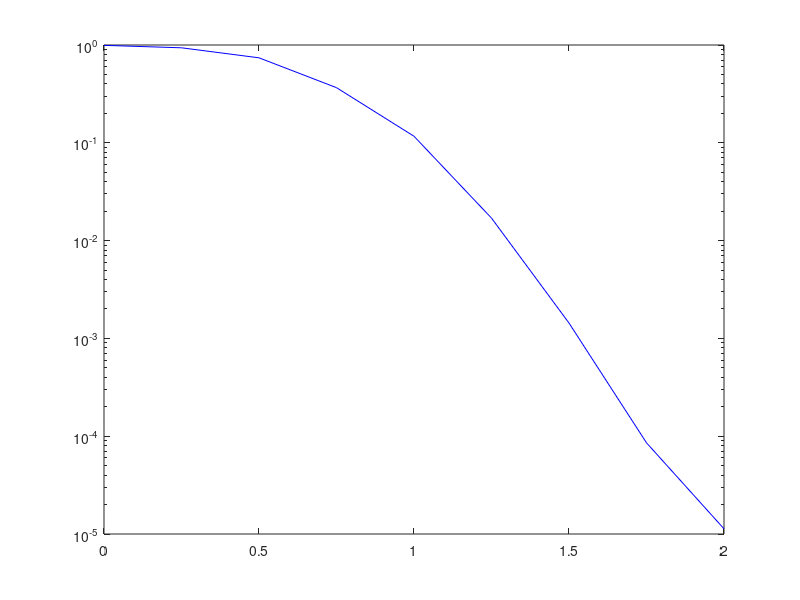

The MATLAB source for this figure: (Note: this script raises an error after producing the figure.)

% 线型	描述	表示的线条
% "-"	实线	
% 
% "--"	虚线	
% 
% ":"	点线	
% 
% "-."	点划线	
% 
% 标记	描述	生成的标记
% "o"	圆圈	
% 
% "+"	加号	
% 
% "*"	星号	
% 
% "."	点	
% 
% "x"	叉号	
% 
% "_"	水平线条	
% 
% "|"	垂直线条	
% 
% "square"	方形	
% 
% "diamond"	菱形	
% 
% "^"	上三角	
% 
% "v"	下三角	
% 
% ">"	右三角	
% 
% "<"	左三角	
% 
% "pentagram"	五角形	
% 
% "hexagram"	六角形	



% 颜色名称	短名称	RGB 三元组	外观
% "red"	"r"	[1 0 0]	
% Sample of the color red
% 
% "green"	"g"	[0 1 0]	
% Sample of the color green
% 
% "blue"	"b"	[0 0 1]	
% Sample of the color blue
% 
% "cyan"	"c"	[0 1 1]	
% Sample of the color cyan
% 
% "magenta"	"m"	[1 0 1]	
% Sample of the color magenta
% 
% "yellow"	"y"	[1 1 0]	
% Sample of the color yellow
% 
% "black"	"k"	[0 0 0]	
% Sample of the color black
% 
% "white"	"w"	[1 1 1]	
% Sample of the color white




clear;%清楚workspace的变量，防止同名变量干扰
clc;%清楚workspace的命令显示。



%下面是数据
%第0组数据,没有额外比特
LDPC5GNoExtraBer  = [
0.000000 0.1600611772
0.250000 0.1306803995
0.500000 0.0865661982
0.750000 0.0389888584
1.000000 0.0115016044
1.250000 0.0015711885
1.500000 0.0001291701
1.750000 0.0000063439
2.000000 0.0000004266
];

LDPC5GNoExtraFer = [
0.000000 0.9920634921
0.250000 0.9363295880
0.500000 0.7396449704
0.750000 0.3663003663
1.000000 0.1166861144
1.250000 0.0169877349
1.500000 0.0014351897
1.750000 0.0000855838
2.000000 0.0000113000
];



%第一组数据，第一列是Eb/N0或SNR, 第二列是BER，第三列是WER，下同。
LDPC5GFreeRideExtra1BitExtraBerFer = [...
0.000000  0.0277023658  0.0277023658
0.250000  0.0096264921  0.0096264921
0.500000  0.0023673570  0.0023673570
0.750000  0.0003360000  0.0003360000
1.000000  0.0000250000  0.0000250000
];


%The following results correspond to Setup_of_BPSK_AWGN0.txt
LDPC5GFreeRideExtra1BitPayloadBerFer = [...
0.000000 0.1695081791  0.9956230262
0.250000 0.1361787138  0.9467558722
0.500000 0.0902647746  0.7433074818
0.750000 0.0411093734  0.3859320000
1.000000 0.0111053406  0.1133065000
1.500000 0.0001254078  0.0014485000
2.000000 0.0000002755  0.0000090000
2.500000 0.0000000026  0.0000010000
];

%第二组数据
%The results correspond to .\Set_up\Setup_of_BlockCodeCRC_BPSK_AWGN0.txt
LDPC5GFreeRideExtra2BitExtraBerFer = [...
0.000000  0.0473476854  0.0703531729
0.250000  0.0179997841  0.0269861831
0.500000  0.0039655110  0.0060634724
0.750000  0.0006277281  0.0009383081
1.000000  0.0000550000  0.0000770000
1.250000  0.0000005000  0.0000010000
1.500000  0.0000000000  0.0000000000
];

LDPC5GFreeRideExtra2BitPayloadBerFer = [...
0.000000 0.1838549728  0.9952159842
0.250000 0.1418919170  0.9472420121
0.500000 0.0914873711  0.7425752780
0.750000 0.0412932836  0.3859083010
1.000000 0.0111733911  0.1136940000
1.250000 0.0016257687  0.0175260000
1.500000 0.0001304365  0.0014870000
];

%第三组数据
LDPC5GFreeRideExtra4BitExtraBerFer = [...
0.000000  0.0835652443  0.1546072975
0.250000  0.0362813370  0.0696378830
0.500000  0.0097517411  0.0180420741
0.750000  0.0017736432  0.0032189532
1.000000  0.0001445000  0.0002700000
];

LDPC5GFreeRideExtra4BitPayloadBerFer = [...
0.000000 0.2104775433  0.9959802103
0.250000 0.1559486711  0.9443593315
0.500000 0.0955580601  0.7428463176
0.750000 0.0423233868  0.3876038112
1.000000 0.0112560359  0.1136600000
];


%第4组数据
LDPC5GFreeRideExtra6BitExtraBerFer = [...
0.000000  0.1498462130  0.2883506344
0.250000  0.0699818347  0.1362397820
0.500000  0.0209448138  0.0405383493
0.750000  0.0035813468  0.0068739861
];

LDPC5GFreeRideExtra6BitPayloadBerFer = [...
0.000000 0.2551212274  0.9959630911
0.250000 0.1794964805  0.9467302452
0.500000 0.1042264185  0.7495540782
0.750000 0.0433801151  0.3847851192
];

%第5组数据
LDPC5GFreeRideExtra10BitExtraBerFer = [...
0.000000  0.2763392857  0.5580357143
0.250000  0.1552850737  0.3203074952
0.500000  0.0580246914  0.1143118427
0.750000  0.0134757820  0.0266425108
];

LDPC5GFreeRideExtra10BitPayloadBerFer = [...
0.000000 0.3453578404  0.9966517857
0.250000 0.2440819854  0.9500320307
0.500000 0.1308471698  0.7445130316
0.750000 0.0510339514  0.3882879523
];

%=======================================
width = 7;%设置图宽，这个不用改
height = 7*0.75;%设置图高，这个不用改
fontsize = 18;%设置图中字体大小
linewidth = 2;%设置线宽，一般大小为2，好看些。1是默认大小
markersize = 10;%标记的大小，按照个人喜好设置。
%%========================================================================================
%    开始画图
%%========================================================================================

h = figure(1);
% fig(h, 'units','inches','width',width, 'height', height, 'font','Times New Roman','fontsize',fontsize);%这是用于裁剪figure的。需要把fig.m文件放在一个文件夹中



ColorSet = [...
         0         0    1.0000
         0    0.5000         0
    1.0000         0         0
         0    0.7500    0.7500
    0.7500         0    0.7500
    0.7500    0.7500         0
   0.2500    0.2500     0.2500
];%颜色集合，这是默认的八种颜色，颜色的数量可以更改
set(gcf, 'DefaultAxesColorOrder', ColorSet);%设置循环使用的颜色集合

%------------------------------ 0: No Extra ---------------------------
% %纵坐标对数域，如果不需要对数改为plot
% P00 = semilogy(LDPC5GNoExtraBer(:,1), LDPC5GNoExtraBer(:,2)); 
% P00.LineStyle = "--";
% P00.LineWidth=2;
% P00.Color = "b";
% P00.Marker = "pentagram";
% %P00.MarkerEdgeColor="auto"; %标记轮廓颜色，指定为 "auto"、RGB 三元组、十六进制颜色代码、颜色名称或短名称。默认值 "auto" 使用与 Color 属性相同的颜色。
% %P00.MarkerFaceColor="auto"; %标记填充颜色，指定为 "auto"、RGB 三元组、十六进制颜色代码、颜色名称或短名称。"auto" 选项使用与父坐标区的 Color 属性相同的颜色。如果您指定 "auto"，并且坐标区图框不可见，则标记填充颜色为图窗的颜色。
% P00.MarkerSize=8;
% hold on;

%-------------------------------  0: No Extra -------------------------
P01 = semilogy(LDPC5GNoExtraFer(:,1), LDPC5GNoExtraFer(:,2)); 
P01.LineStyle = "--";
P01.LineWidth=linewidth;
P01.Color = "k";
P01.Marker = "*";
P01.MarkerSize=markersize;
hold on;


%-------------------------------10 Payload -------------------------
P102 = semilogy(LDPC5GFreeRideExtra10BitPayloadBerFer(:,1), LDPC5GFreeRideExtra10BitPayloadBerFer(:,3)); 
P102.LineStyle = "--";
P102.LineWidth=linewidth;
P102.Color = "r";
P102.Marker = "square";
P102.MarkerSize=markersize;
hold on;


%------------------------------1 Extra ---------------------------
%纵坐标对数域，如果不需要对数改为plot
P11 = semilogy(LDPC5GFreeRideExtra1BitExtraBerFer(:,1), LDPC5GFreeRideExtra1BitExtraBerFer(:,3)); 
P11.LineStyle = "-";
P11.LineWidth=linewidth;
P11.Color = "b";
P11.Marker = "x";
%P11.MarkerEdgeColor="auto"; %标记轮廓颜色，指定为 "auto"、RGB 三元组、十六进制颜色代码、颜色名称或短名称。默认值 "auto" 使用与 Color 属性相同的颜色。
%P11.MarkerFaceColor="auto"; %标记填充颜色，指定为 "auto"、RGB 三元组、十六进制颜色代码、颜色名称或短名称。"auto" 选项使用与父坐标区的 Color 属性相同的颜色。如果您指定 "auto"，并且坐标区图框不可见，则标记填充颜色为图窗的颜色。
P11.MarkerSize=markersize;
hold on;

%-------------------------------2 Extra --------------------------
%纵坐标对数域，如果不需要对数改为plot
P21 = semilogy(LDPC5GFreeRideExtra2BitExtraBerFer(:,1), LDPC5GFreeRideExtra2BitExtraBerFer(:,3)); 
P21.LineStyle = "-";
P21.LineWidth=linewidth;
P21.Color = "b";
P21.Marker = "^";
%P1.MarkerEdgeColor="auto"; %标记轮廓颜色，指定为 "auto"、RGB 三元组、十六进制颜色代码、颜色名称或短名称。默认值 "auto" 使用与 Color 属性相同的颜色。
%P1.MarkerFaceColor="auto"; %标记填充颜色，指定为 "auto"、RGB 三元组、十六进制颜色代码、颜色名称或短名称。"auto" 选项使用与父坐标区的 Color 属性相同的颜色。如果您指定 "auto"，并且坐标区图框不可见，则标记填充颜色为图窗的颜色。
P21.MarkerSize=markersize;
hold on;

%-------------------------------4 Extra --------------------------
%纵坐标对数域，如果不需要对数改为plot
P41 = semilogy(LDPC5GFreeRideExtra4BitExtraBerFer(:,1), LDPC5GFreeRideExtra4BitExtraBerFer(:,3)); 
P41.LineStyle = "-";
P41.LineWidth=linewidth;
P41.Color = "b";
P41.Marker = "hexagram";
%P1.MarkerEdgeColor="auto"; %标记轮廓颜色，指定为 "auto"、RGB 三元组、十六进制颜色代码、颜色名称或短名称。默认值 "auto" 使用与 Color 属性相同的颜色。
%P1.MarkerFaceColor="auto"; %标记填充颜色，指定为 "auto"、RGB 三元组、十六进制颜色代码、颜色名称或短名称。"auto" 选项使用与父坐标区的 Color 属性相同的颜色。如果您指定 "auto"，并且坐标区图框不可见，则标记填充颜色为图窗的颜色。
P41.MarkerSize=markersize;
hold on;

%-------------------------------6 Extra --------------------------
%纵坐标对数域，如果不需要对数改为plot
P61 = semilogy(LDPC5GFreeRideExtra6BitExtraBerFer(:,1), LDPC5GFreeRideExtra6BitExtraBerFer(:,3)); 
P61.LineStyle = "-";
P61.LineWidth=linewidth;
P61.Color = "b";
P61.Marker = "pentagram";
%P1.MarkerEdgeColor="auto"; %标记轮廓颜色，指定为 "auto"、RGB 三元组、十六进制颜色代码、颜色名称或短名称。默认值 "auto" 使用与 Color 属性相同的颜色。
%P1.MarkerFaceColor="auto"; %标记填充颜色，指定为 "auto"、RGB 三元组、十六进制颜色代码、颜色名称或短名称。"auto" 选项使用与父坐标区的 Color 属性相同的颜色。如果您指定 "auto"，并且坐标区图框不可见，则标记填充颜色为图窗的颜色。
P61.MarkerSize=markersize;
hold on;

%-------------------------------10 Extra --------------------------
%纵坐标对数域，如果不需要对数改为plot
P101 = semilogy(LDPC5GFreeRideExtra10BitExtraBerFer(:,1), LDPC5GFreeRideExtra10BitExtraBerFer(:,3)); 
P101.LineStyle = "-";
P101.LineWidth=linewidth;
P101.Color = "b";
P101.Marker = "square";
%P1.MarkerEdgeColor="auto"; %标记轮廓颜色，指定为 "auto"、RGB 三元组、十六进制颜色代码、颜色名称或短名称。默认值 "auto" 使用与 Color 属性相同的颜色。
%P1.MarkerFaceColor="auto"; %标记填充颜色，指定为 "auto"、RGB 三元组、十六进制颜色代码、颜色名称或短名称。"auto" 选项使用与父坐标区的 Color 属性相同的颜色。如果您指定 "auto"，并且坐标区图框不可见，则标记填充颜色为图窗的颜色。
P101.MarkerSize=markersize;
hold on;

%---------------------------------------------------------
hold on;
grid on; 
set(gca,'XMinorGrid','off'); % 关闭X轴的次网格
set(gca,'XGrid','off','LineWidth',0.01); % 关闭X轴的网格
set(gca,'gridlinestyle','--','Gridalpha',0.2,'LineWidth',0.01,'Layer','bottom');

% gca表示对axes的设置；  gcf表示对figure的设置
%-------------------------------------------------------------------
scalesize = 28;
% 设置坐标轴的数字大小，包括xlabel/ylabel文字(坐标轴标注)大小.同时影响图例、标题等,除非它们被单独设置。所以一开始就使用这行先设置刻度字体字号，然后在后面在单独设置坐标轴标注、图例、标题等的 字体字号。
set(gca, 'FontSize',fontsize,'FontName','Times New Roman');


h_legend = legend('Payload data,without extra data', ...
                   'Payload data, ${\ell}$=10',...
                  'Extra data, ${\ell}$=1',...
                  'Extra data, ${\ell}$=2',...
                  'Extra data, ${\ell}$=4',...
                  'Extra data, ${\ell}$=6',...
                  'Extra data, ${\ell}$=10'...
                  );  %图例，与上面的曲线先后对应
legendsize = 22;
set(h_legend,'FontName','Times New Roman','FontSize',fontsize,'FontWeight','normal','Location','NorthEast');
set(h_legend,'Interpreter','latex');

labelsize = 28;
xlabel('SNR(dB)','FontName','Times New Roman','FontSize',fontsize,'FontWeight','normal','Color','k','Interpreter','latex');%横坐标标号,坐标轴label字体、字体大小
ylabel('WER','FontName','Times New Roman','FontSize',fontsize,'FontWeight','normal','Color','k','Interpreter','latex');%纵坐标标号，坐标轴label字体、字体大小
%set(get(gca,'XLabel'),'FontSize',14);%图上文字为8 point或小5号
%set(get(gca,'YLabel'),'FontSize',14);



set(gca, 'XTick', 0:0.5:11);  % 设置x坐标轴的刻度
%set(gca, 'YTick',(0:2:32))   % 设置y坐标轴的刻度
axis([0 2.5 1e-6 1]);         % 横纵坐标范围

%set(get(gca,'Children'),'linewidth',linewidth);   %设置图中线宽
set(gca,'linewidth',1);       % 设置坐标轴粗细

set(get(gca,'Children'), 'markersize', markersize);  %设置标记大小
% set(get(gca,'Children'), 'MarkerEdgeColor','b', 'MarkerFaceColor','b');% 设置标记颜色,统一颜色。


set(gcf,'color','white');  % 设置背景是白色的 原先是灰色的 论文里面不好看



% print(figure(1), '-depsc', '/home/jack/文档/中山大学/SemanticFreeRide/Figures/WER_extra.eps');%保存为eps格式的图片color
% exportgraphics(figure(1),'/home/jack/文档/中山大学/SemanticFreeRide/Figures/WER_extra.pdf','ContentType','vector')
% % saveas(figure(1), '/home/jack/公共的/MATLAB/ComLetter20230303/WER1.pdf','pdf');
% 
%  
 

